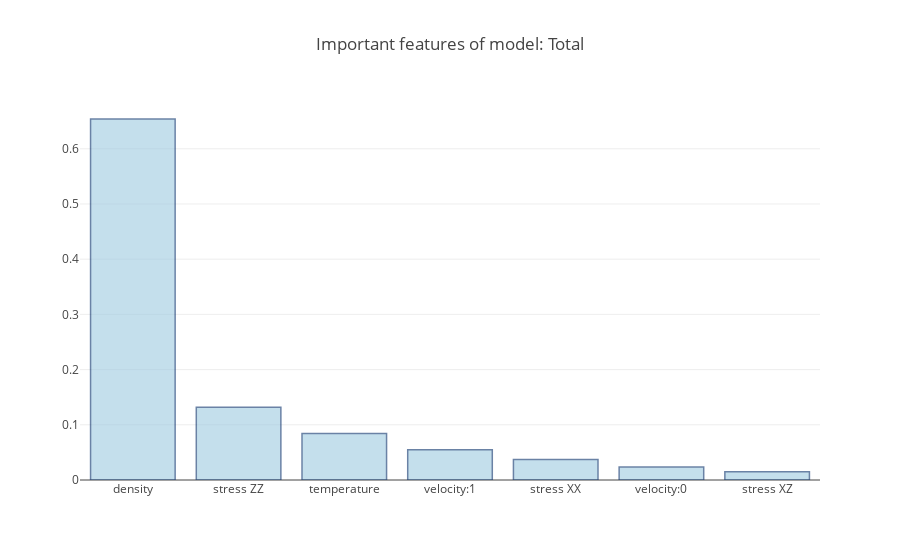

Source (notebook cell):
### Code cell
plot_important_features('Total', df, rfc)

### Figure 1 — Plotly figure (JSON) as saved in the notebook; plotly's stock layout.template omitted (floating-point values rounded to 4 significant figures; data arrays with more than 128 entries replaced by an {"elided": "..."} marker saying what was removed)
{"data": [{"marker": {"color": "rgb(158,202,225)", "line": {"color": "rgb(8,48,107)", "width": 1.5}}, "opacity": 0.6, "type": "bar", "x": ["density", "stress ZZ", "temperature", "velocity:1", "stress XX", "velocity:0", "stress XZ"], "y": {"elided": "700 float values"}}], "layout": {"title": "Important features of model: Total"}}
